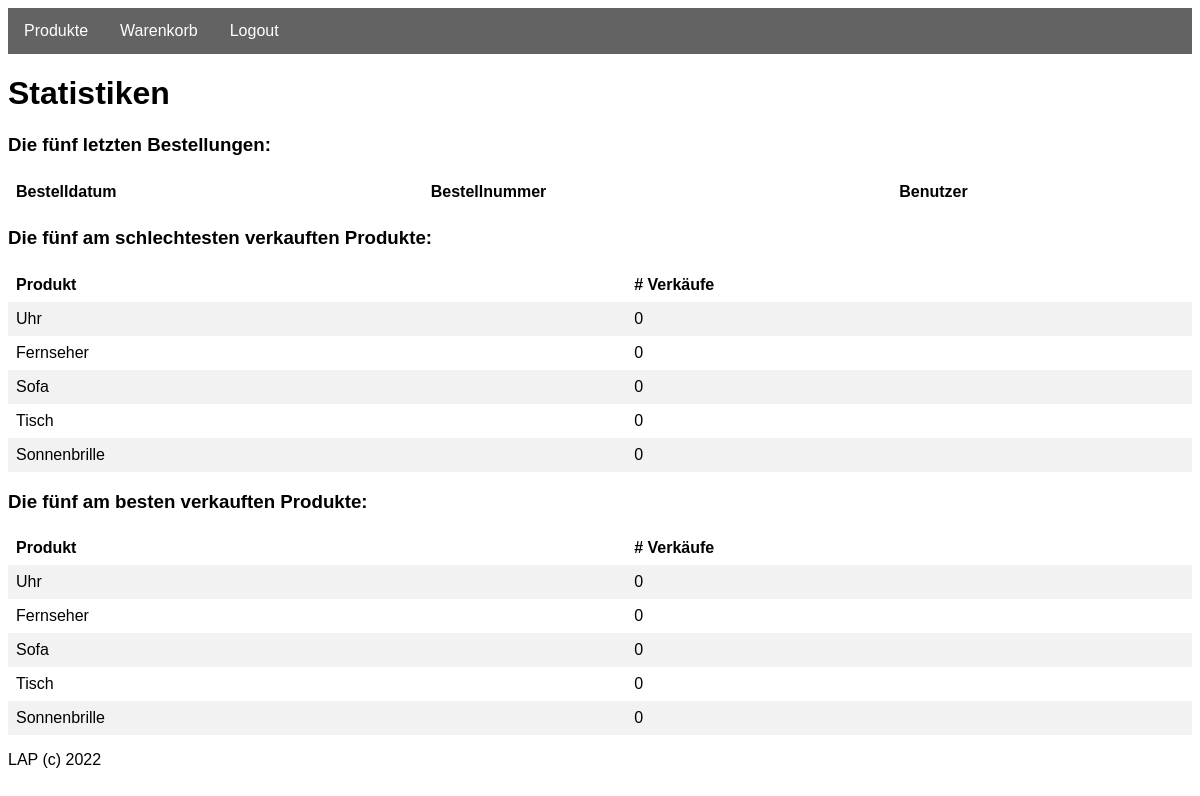
The app's page /sites/statistics.php with its own data.
### tables this page shows
CREATE TABLE `products` (
  `id` int(11) NOT NULL,
  `name` varchar(255) NOT NULL,
  `price` decimal(9,2) DEFAULT 0.00,
  `description` varchar(1000) DEFAULT '',
  `picture` varchar(255) DEFAULT '',
  `user_id` int(11) NOT NULL
);

### classes/database.php (called while the page is built, shortened)
<?php
require_once('../modules/config.php');
class Database
{
    private $mysqli;
    public function __construct($host, $dbuser, $dbpass, $dbname)
    {
        $this->mysqli = new mysqli($host, $dbuser, $dbpass, $dbname);
    }
    public function getProductById($id)
    {
        $sql = "SELECT * from products WHERE id in (?)";
        $query = $this->mysqli->prepare($sql);
        $query->bind_param('i', $id);
        $query->execute();
        $result = $query->get_result()->fetch_assoc();
        $product = new Product();
        if ($result) {
            $product->id = $result['id'];
            $product->name = $result['name'];
            $product->price = $result['price'];
            $product->userId = $result['user_id'];
            $product->picture = $result['picture'];
            $product->description = $result['description'];
        }
        return $product;
    }
    public function getSelledProducts($orderBy)
    {
        if ($orderBy == "ASC") {
            $sql = "SELECT p.id as product_id, sum(op.quantity) as quantity FROM products p
            left JOIN order__products op
            on p.id = op.product_id
            group by p.id
            order by quantity ASC
            limit 5";
        } else {
            $sql = "SELECT p.id as product_id, sum(op.quantity) as quantity FROM products p
            left JOIN order__products op
            on p.id = op.product_id
            group by p.id
            order by quantity DESC
            limit 5";
        }
        $query = $this->mysqli->prepare($sql);
        $query->execute();
        $result = $query->get_result()->fetch_all(MYSQLI_ASSOC);
        if (count($result) > 0) {
            return $result;
        } else {
            return false;
        }
    }
}

### modules/config.php (called while the page is built, shortened)
<?php
    require_once('../classes/database.php');
    $database = new Database(DB_HOST, DB_USER, DB_PASS, DB_NAME);
?>

### sites/statistics.php (the view, shortened to what this page needs)
<?php
    require_once('../classes/database.php');
    include('../src/header.php');
    include('../src/navbar.php');
    $worstSelledProducts = $database->getSelledProducts("ASC");
    $bestSelledProducts = $database->getSelledProducts("DESC");
?>
<h1>Statistiken</h1>
<h3>Die fünf letzten Bestellungen:</h3>
<table>
    <tr>
        <th>Bestelldatum</th>
        <th>Bestellnummer</th>
        <th>Benutzer</th>
    </tr>
</table>
<h3>Die fünf am schlechtesten verkauften Produkte:</h3>
<table>
    <tr>
        <th>Produkt</th>
        <th># Verkäufe</th>
    </tr>
    <?php
    foreach($worstSelledProducts as $element){
        $product = $database->getProductById($element['product_id']);
        $quantity =  $element['quantity'] ? $element['quantity'] : 0;
    ?>
    <tr>
        <td><?php echo $product->name ?></td>
        <td><?php echo $quantity ?></td>
    </tr>
    <?php } ?>
</table>
<h3>Die fünf am besten verkauften Produkte:</h3>
<table>
    <tr>
        <th>Produkt</th>
        <th># Verkäufe</th>
    </tr>
    <?php
    foreach($bestSelledProducts as $element){
        $product = $database->getProductById($element['product_id']);
        $quantity =  $element['quantity'] ? $element['quantity'] : 0;
    ?>
    <tr>
        <td><?php echo $product->name ?></td>
        <td><?php echo $quantity ?></td>
    </tr>
    <?php } ?>
</table>
<?php
    include('../src/footer.php');
?>

### src/css/styles.css (style rules this page uses)
* { font-family:Arial, Helvetica, sans-serif; }
table { border-collapse: collapse; width: 100%; }
th, td { text-align: left; padding: 8px; }
tr:nth-child(even) { background-color: #f2f2f2; }

### records on screen
products: name "Uhr", quantity "0"
products: name "Fernseher", quantity "0"
products: name "Sofa", quantity "0"
products: name "Tisch", quantity "0"
products: name "Sonnenbrille", quantity "0"
